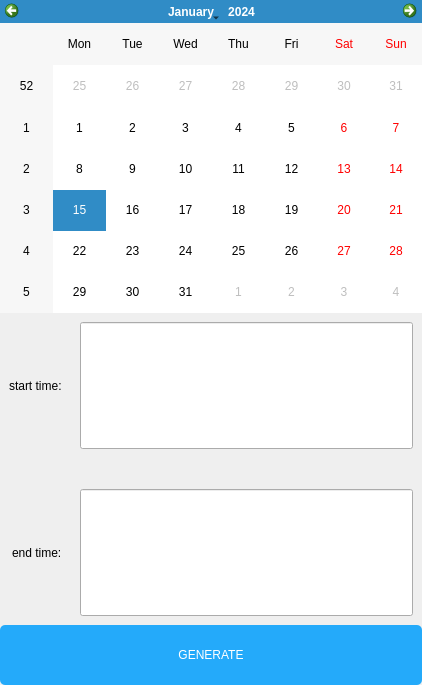
<?xml version="1.0" encoding="UTF-8"?>
<ui version="4.0">
 <class>Form</class>
 <widget class="QWidget" name="Form">
  <property name="geometry">
   <rect>
    <x>0</x>
    <y>0</y>
    <width>422</width>
    <height>685</height>
   </rect>
  </property>
  <property name="windowTitle">
   <string>Form</string>
  </property>
  <layout class="QVBoxLayout" name="verticalLayout">
   <property name="spacing">
    <number>0</number>
   </property>
   <property name="leftMargin">
    <number>0</number>
   </property>
   <property name="topMargin">
    <number>0</number>
   </property>
   <property name="rightMargin">
    <number>0</number>
   </property>
   <property name="bottomMargin">
    <number>0</number>
   </property>
   <item>
    <widget class="QCalendarWidget" name="calendarWidget"/>
   </item>
   <item>
    <widget class="QWidget" name="widget" native="true">
     <property name="sizePolicy">
      <sizepolicy hsizetype="Preferred" vsizetype="Preferred">
       <horstretch>0</horstretch>
       <verstretch>0</verstretch>
      </sizepolicy>
     </property>
     <layout class="QFormLayout" name="formLayout">
      <property name="sizeConstraint">
       <enum>QLayout::SetDefaultConstraint</enum>
      </property>
      <property name="fieldGrowthPolicy">
       <enum>QFormLayout::AllNonFixedFieldsGrow</enum>
      </property>
      <property name="rowWrapPolicy">
       <enum>QFormLayout::DontWrapRows</enum>
      </property>
      <property name="labelAlignment">
       <set>Qt::AlignBottom|Qt::AlignRight|Qt::AlignTrailing</set>
      </property>
      <property name="formAlignment">
       <set>Qt::AlignRight|Qt::AlignTrailing|Qt::AlignVCenter</set>
      </property>
      <property name="horizontalSpacing">
       <number>15</number>
      </property>
      <property name="verticalSpacing">
       <number>40</number>
      </property>
      <item row="0" column="0">
       <widget class="QLabel" name="label">
        <property name="sizePolicy">
         <sizepolicy hsizetype="Preferred" vsizetype="Expanding">
          <horstretch>0</horstretch>
          <verstretch>0</verstretch>
         </sizepolicy>
        </property>
        <property name="layoutDirection">
         <enum>Qt::LeftToRight</enum>
        </property>
        <property name="styleSheet">
         <string notr="true">font: 16pt &quot;Sans Serif&quot;;</string>
        </property>
        <property name="text">
         <string>start time: </string>
        </property>
        <property name="alignment">
         <set>Qt::AlignLeading|Qt::AlignLeft|Qt::AlignVCenter</set>
        </property>
       </widget>
      </item>
      <item row="0" column="1">
       <widget class="QLineEdit" name="st_le">
        <property name="sizePolicy">
         <sizepolicy hsizetype="Expanding" vsizetype="Expanding">
          <horstretch>0</horstretch>
          <verstretch>0</verstretch>
         </sizepolicy>
        </property>
        <property name="styleSheet">
         <string notr="true">font: 16pt &quot;Sans Serif&quot;;</string>
        </property>
       </widget>
      </item>
      <item row="1" column="0">
       <widget class="QLabel" name="label_2">
        <property name="sizePolicy">
         <sizepolicy hsizetype="Preferred" vsizetype="Expanding">
          <horstretch>0</horstretch>
          <verstretch>0</verstretch>
         </sizepolicy>
        </property>
        <property name="styleSheet">
         <string notr="true">font: 16pt &quot;Sans Serif&quot;;</string>
        </property>
        <property name="text">
         <string>end time: </string>
        </property>
       </widget>
      </item>
      <item row="1" column="1">
       <widget class="QLineEdit" name="ed_le">
        <property name="sizePolicy">
         <sizepolicy hsizetype="Expanding" vsizetype="Expanding">
          <horstretch>0</horstretch>
          <verstretch>0</verstretch>
         </sizepolicy>
        </property>
        <property name="styleSheet">
         <string notr="true">font: 16pt &quot;Sans Serif&quot;;</string>
        </property>
       </widget>
      </item>
     </layout>
    </widget>
   </item>
   <item>
    <widget class="QPushButton" name="gen_btn">
     <property name="sizePolicy">
      <sizepolicy hsizetype="Minimum" vsizetype="Fixed">
       <horstretch>0</horstretch>
       <verstretch>60</verstretch>
      </sizepolicy>
     </property>
     <property name="minimumSize">
      <size>
       <width>0</width>
       <height>60</height>
      </size>
     </property>
     <property name="styleSheet">
      <string notr="true">QPushButton{
font: 16pt &quot;Sans Serif&quot;;
background-color: rgb(36,170,250);
border-radius: 5px;
color:white;
}
QPushButton:hover{
background-color: rgb(72,200,250);

}
QPushButton:pressed{
background-color: rgb(18,140,250);
}</string>
     </property>
     <property name="text">
      <string>GENERATE</string>
     </property>
    </widget>
   </item>
  </layout>
 </widget>
 <resources/>
 <connections>
  <connection>
   <sender>calendarWidget</sender>
   <signal>selectionChanged()</signal>
   <receiver>Form</receiver>
   <slot>fill_date()</slot>
   <hints>
    <hint type="sourcelabel">
     <x>388</x>
     <y>159</y>
    </hint>
    <hint type="destinationlabel">
     <x>432</x>
     <y>450</y>
    </hint>
   </hints>
  </connection>
  <connection>
   <sender>gen_btn</sender>
   <signal>clicked()</signal>
   <receiver>Form</receiver>
   <slot>gen_csv()</slot>
   <hints>
    <hint type="sourcelabel">
     <x>273</x>
     <y>654</y>
    </hint>
    <hint type="destinationlabel">
     <x>267</x>
     <y>745</y>
    </hint>
   </hints>
  </connection>
 </connections>
 <slots>
  <slot>fill_date()</slot>
  <slot>set_cur_obj()</slot>
  <slot>gen_csv()</slot>
 </slots>
</ui>
